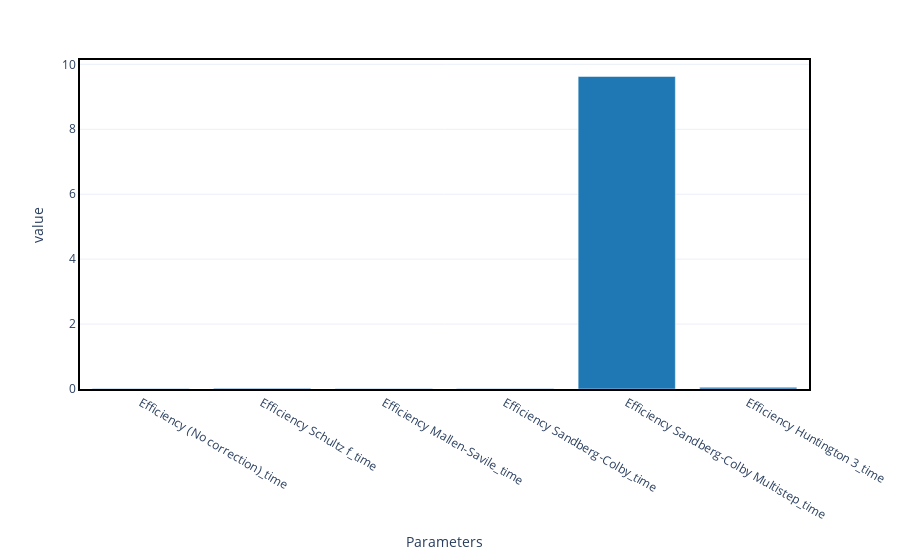

The notebook cell this image was saved under:
### Code cell
fig = df.loc[(df.index.str.contains("time"))].mean(axis=1).plot(kind="bar")
fig.update_layout(showlegend=False)
fig

### Figure 1 — Plotly figure (JSON) as saved in the notebook; plotly's stock layout.template omitted (floating-point values rounded to 4 significant figures)
{"data": [{"hovertemplate": "variable=0<br>Parameters=%{x}<br>value=%{y}<extra></extra>", "legendgroup": "0", "marker": {"color": "#1f77b4", "pattern": {"shape": ""}}, "name": "0", "orientation": "v", "showlegend": true, "textposition": "auto", "type": "bar", "x": ["Efficiency (No correction)_time", "Efficiency Schultz f_time", "Efficiency Mallen-Savile_time", "Efficiency Sandberg-Colby_time", "Efficiency Sandberg-Colby Multistep_time", "Efficiency Huntington 3_time"], "xaxis": "x", "y": [0.01805, 0.02487, 0.0167, 0.01664, 9.628, 0.05311], "yaxis": "y"}], "layout": {"barmode": "relative", "legend": {"title": {"text": "variable"}, "tracegroupgap": 0}, "margin": {"t": 60}, "showlegend": false, "xaxis": {"anchor": "y", "domain": [0, 1], "title": {"text": "Parameters"}}, "yaxis": {"anchor": "x", "domain": [0, 1], "title": {"text": "value"}}}}
